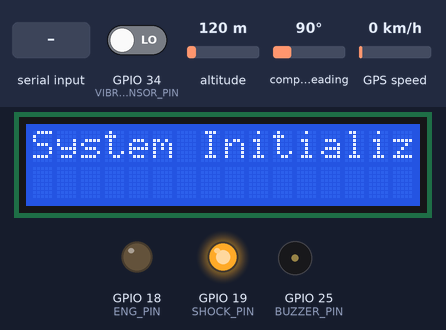
The sketch below on a simulated ESP32. On the bench: 16×2 character LCD, output pins drawn as LEDs (lit = HIGH), buzzer (waves = sounding, pin HIGH). The inputs (shaded band) are chosen by the test bench; at power-on: GPIO 34 (VIBRATION_SENSOR_PIN) LOW, altitude 120 m, compass heading 90°, GPS speed 0 km/h. The GPS gets a fix after 3 s at 37.7749, -122.4194 with 8 satellites; the modem accepts every AT command (registered, SIM ready, sends succeed) and sends nothing else; what the sketch prints to the serial monitor is not drawn.

Above: at 1.1 s.
At 6.7 s:
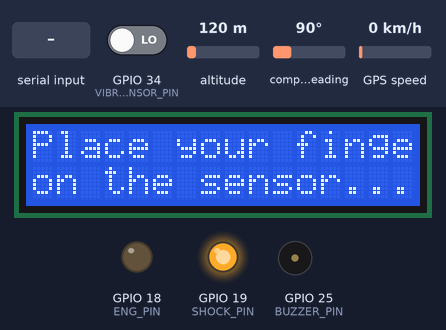
6.8 s: GPIO 34 (VIBRATION_SENSOR_PIN) driven HIGH
At 16.7 s:
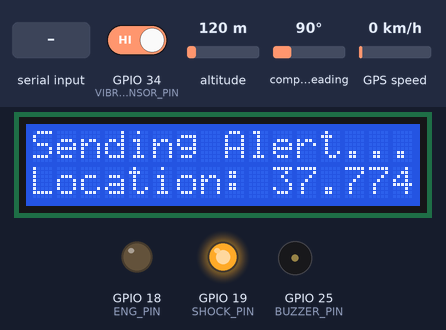
19.7 s: "ENGINE ON" received over the second serial link
At 23.9 s:
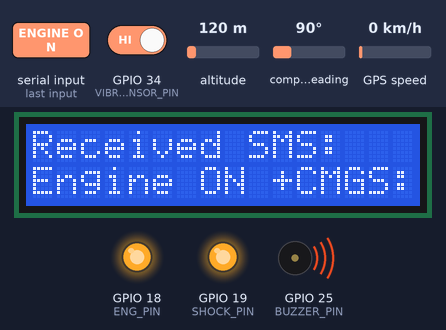
Timing chart, 0 to 39.2 s (numbered marks = the images above; inputs shaded):
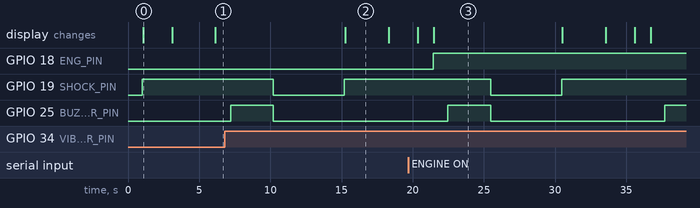

Measured:
- after the input at 6.8 s, GPIO 19 (SHOCK_PIN): HIGH → LOW after 3.4 s, → HIGH 5.0 s later; GPIO 25 (BUZZER_PIN): LOW → HIGH after 0.41 s, → LOW 3.0 s later; the display: changes after 8.5 s (image 2)
- after the input at 19.7 s, GPIO 18 (ENG_PIN): LOW → HIGH after 1.8 s; the display: first differs from a run without the input after 1.8 s (image 3)
- what the display in image 0 shows lasts 2.0 s, from 1.1 s to 3.1 s
- what the display in image 2 shows lasts 3.0 s, from 15.3 s to 18.3 s

The sketch:

updatedfinalcode.ino
```cpp
#include <TinyGPS++.h>
#include <Arduino.h>
#include <Adafruit_Fingerprint.h>
#include <Wire.h>
#include <LiquidCrystal_I2C.h>

// GPS Module Pins (UART1)
#define RXD1 33  // GPS RX (ESP32 TX1)
#define TXD1 32  // GPS TX (ESP32 RX1)

// Fingerprint Sensor Pins (UART2)
#define RXD2 16
#define TXD2 17

// GSM Module Pins (UART3)
#define RXD3 26  // GSM RX (ESP32 TX3)
#define TXD3 27  // GSM TX (ESP32 RX3)

// Other Sensors and Actuators
#define VIBRATION_SENSOR_PIN 34
#define BUZZER_PIN 25
#define ENG_PIN 18
#define SHOCK_PIN 19

// Serial Communication
HardwareSerial gpsSerial(1);  // UART1 for GPS
TinyGPSPlus gps;
HardwareSerial serialPort(2); // UART2 for Fingerprint
Adafruit_Fingerprint finger = Adafruit_Fingerprint(&serialPort);
HardwareSerial gsmSerial(3);  // UART3 for GSM

// LCD screen (I2C address is typically 0x27 or 0x3F)
LiquidCrystal_I2C lcd(0x27, 16, 2);  // 16 columns and 2 rows

// Global Variables for GPS Data
String lat_str, lng_str;

// Function Prototypes
void checkVibration();
void SendMessage();
uint8_t getFingerprintID();
static void smartDelay(unsigned long ms);
void checkGSMCommands();

void setup() {
  Serial.begin(115200);  // USB Serial for Debugging

  // Initialize GPS
  gpsSerial.begin(9600, SERIAL_8N1, RXD1, TXD1);

  // Initialize Fingerprint Sensor
  serialPort.begin(57600, SERIAL_8N1, RXD2, TXD2);
  finger.begin(57600);

  // Initialize GSM Module
  gsmSerial.begin(9600, SERIAL_8N1, RXD3, TXD3);

  // Set up Sensor and Control Pins
  pinMode(VIBRATION_SENSOR_PIN, INPUT);
  pinMode(BUZZER_PIN, OUTPUT);
  pinMode(ENG_PIN, OUTPUT);
  pinMode(SHOCK_PIN, OUTPUT);

  digitalWrite(ENG_PIN, LOW);
  digitalWrite(SHOCK_PIN, HIGH);
  digitalWrite(BUZZER_PIN, LOW);

  // Initialize LCD
  lcd.init();
  lcd.backlight();

  lcd.setCursor(0, 0);
  lcd.print("System Initializing");
  delay(2000);

  Serial.println("ESP32 GPS, Vibration, Fingerprint & GSM System Initialized");

  // Check if fingerprint sensor is detected
  if (finger.verifyPassword()) {
    lcd.clear();
    lcd.setCursor(0, 0);
    lcd.print("Fingerprint Sensor");
    lcd.setCursor(0, 1);
    lcd.print("Detected!");
    delay(2000);
  } else {
    lcd.clear();
    lcd.setCursor(0, 0);
    lcd.print("ERROR: Fingerprint");
    lcd.setCursor(0, 1);
    lcd.print("Sensor NOT Detected!");
    while (1) { delay(1000); }  // Stop execution
  }
}

void loop() {
  smartDelay(1000);  // Process GPS data
  checkVibration();  // Check vibration sensor
  getFingerprintID(); // Check fingerprint authentication
  checkGSMCommands(); // Check for incoming GSM messages
}

// Function to Process GPS Data
static void smartDelay(unsigned long ms) {
  unsigned long start = millis();
  do {
    while (gpsSerial.available()) {
      gps.encode(gpsSerial.read());
    }
  } while (millis() - start < ms);
}

// Function to Check Vibration and Send Location
void checkVibration() {
  int vibrationStatus = digitalRead(VIBRATION_SENSOR_PIN);

  if (vibrationStatus == HIGH) {
    Serial.println("⚠️ WARNING: Vibration detected! ⚠️");
    digitalWrite(BUZZER_PIN, HIGH);
    delay(3000);
    digitalWrite(BUZZER_PIN, LOW);

    digitalWrite(SHOCK_PIN, LOW);
    delay(5000);
    digitalWrite(SHOCK_PIN, HIGH);
    SendMessage();
  }
}

// Function to Send GPS Location as Alert
void SendMessage() {
  double lat_val = gps.location.lat();
  double lng_val = gps.location.lng();
  bool loc_valid = gps.location.isValid();

  if (!loc_valid) {
    Serial.println("Location not available");
    return;
  }

  lat_str = String(lat_val, 6);
  lng_str = String(lng_val, 6);

  Serial.println("Sending Alert...");

  lcd.clear();
  lcd.setCursor(0, 0);
  lcd.print("Sending Alert...");
  lcd.setCursor(0, 1);
  lcd.print("Location: ");
  lcd.print(lat_str);
  lcd.print(", ");
  lcd.print(lng_str);

  gpsSerial.println("AT+CMGF=1");  // Set SMS mode to text
  delay(1000);
  gpsSerial.println("AT+CMGS=\"+919347054969\"");  // Replace with actual mobile number
  delay(1000);
  gpsSerial.println("⚠️ ALERT: Vibration detected!\nLocation: https://www.google.com/maps/?q=" + lat_str + "," + lng_str);
  delay(1000);
  gpsSerial.write(26);  // End SMS (CTRL+Z)
  Serial.println("Message sent");

  lcd.clear();
  lcd.setCursor(0, 0);
  lcd.print("Message Sent");
  lcd.setCursor(0, 1);
  lcd.print("Alert Sent!");
  delay(2000);
}

// Function to Get Fingerprint Authentication
uint8_t getFingerprintID() {
  Serial.println("\nPlace your finger on the sensor...");

  lcd.clear();
  lcd.setCursor(0, 0);
  lcd.print("Place your finger");
  lcd.setCursor(0, 1);
  lcd.print("on the sensor...");

  int p = finger.getImage();
  if (p != FINGERPRINT_OK) {
    Serial.println("No valid fingerprint detected.");
    return p;
  }

  p = finger.image2Tz(1);
  if (p != FINGERPRINT_OK) {
    Serial.println("Failed to convert fingerprint image.");
    return p;
  }

  p = finger.fingerFastSearch();
  if (p == FINGERPRINT_OK) {
    Serial.print("Fingerprint ID: ");
    Serial.println(finger.fingerID);
    Serial.print("Confidence: ");
    Serial.println(finger.confidence);

    digitalWrite(ENG_PIN, HIGH);
    digitalWrite(SHOCK_PIN, HIGH);
    delay(5000);
    digitalWrite(ENG_PIN, HIGH);

    lcd.clear();
    lcd.setCursor(0, 0);
    lcd.print("Fingerprint OK");
    lcd.setCursor(0, 1);
    lcd.print("Engine & Shock ON");
    delay(2000);
  } else {
    Serial.println("Fingerprint NOT recognized!");
    Serial.println("UNAUTHORIZED Access Detected!");
    digitalWrite(ENG_PIN, LOW);
    digitalWrite(SHOCK_PIN, LOW);
    digitalWrite(BUZZER_PIN, HIGH);
    delay(5000);
    digitalWrite(BUZZER_PIN, LOW);
    digitalWrite(SHOCK_PIN, HIGH);

    lcd.clear();
    lcd.setCursor(0, 0);
    lcd.print("Unauthorized Access");
    lcd.setCursor(0, 1);
    lcd.print("Buzzer Activated!");
    delay(2000);
  }
  return p;
}

// Function to Check for GSM Commands
void checkGSMCommands() {
  if (gsmSerial.available()) {
    String receivedText = gsmSerial.readString();
    receivedText.trim();

    Serial.print("Received SMS: ");
    Serial.println(receivedText);

    lcd.clear();
    lcd.setCursor(0, 0);
    lcd.print("Received SMS:");
    lcd.setCursor(0, 1);
    lcd.print(receivedText);

    if (receivedText.indexOf("ENGINE ON") != -1) {
      Serial.println("🔵 Turning Engine ON");
      digitalWrite(ENG_PIN, HIGH);
      lcd.setCursor(0, 1);
      lcd.print("Engine ON");
    } else if (receivedText.indexOf("ENGINE OFF") != -1) {
      Serial.println("🔴 Turning Engine OFF");
      digitalWrite(ENG_PIN, LOW);
      lcd.setCursor(0, 1);
      lcd.print("Engine OFF");
    }
  }
}
```
